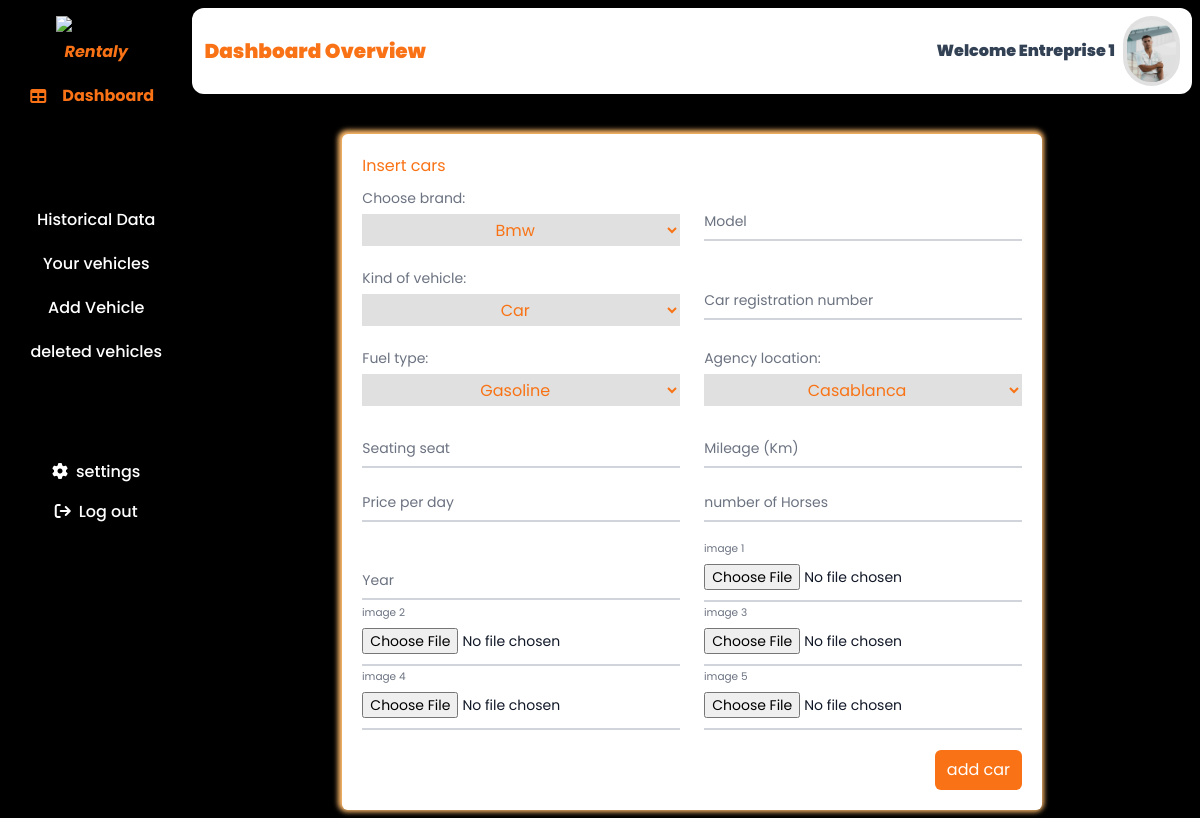
/admin_area/add_cars.php?user_id=1, run on the app's committed database.
### tables this page shows
CREATE TABLE IF NOT EXISTS `users` (
  `user_id` int(11) NOT NULL AUTO_INCREMENT,
  `first_name` varchar(255) DEFAULT NULL,
  `last_name` varchar(255) DEFAULT NULL,
  `phone_number` varchar(255) DEFAULT NULL,
  `role` varchar(255) DEFAULT NULL,
  `email` varchar(255) DEFAULT NULL,
  `profile_image` varchar(255) DEFAULT NULL,
  `username` varchar(255) DEFAULT NULL,
  `user_password` varchar(255) DEFAULT NULL,
  `responsable_id` int(11) DEFAULT NULL,
  PRIMARY KEY (`user_id`),
  KEY `responsable_id` (`responsable_id`)
);

### admin_area/add_cars.php (the view, shortened to what the rows shown need)
<?php
    include '../includes/connect.php';
    $user_id=$_GET['user_id'];
    $query="SELECT first_name,last_name,profile_image FROM users WHERE user_id=$user_id";
    $result=mysqli_query($connect,$query);
    $result=mysqli_fetch_assoc($result);
    $image=$result['profile_image'];
    $firstName=$result['first_name'];
    $lastName=$result['last_name'];
?>
<!DOCTYPE html>
<html lang="en">
<head>
    <link rel="stylesheet" href="../style.css">
    <link rel="stylesheet" href="../output.css">
    <link rel="stylesheet" href="https://cdnjs.cloudflare.com/ajax/libs/font-awesome/6.5.1/css/all.min.css"/>
</head>
<body>
    <div class="flex w-full min-h-screen bg-black gap-2 p-2 relative">
        <div class="basis-[85%]  h-[100%]">
            <div class="bg-white text-right py-2 px-3 rounded-xl sticky top-0 right-0 z-50 ">
                <div class="flex justify-between items-center">
                     <h1 class="text-orange text-xl font-black">Dashboard Overview</h1>
                    <div class="flex items-center justify-between w-[30%]">
                        <?php
                            echo'<h1 class=" basis-[80%] mr-2 text-blue font-black">Welcome '.ucwords($firstName).' '.ucwords($lastName).'</h1>';
                        ?>
                        <div class="bg-grey basis-[20%] rounded-full p-1" style="height:70px;">
                            <img src="<?php echo '../images_profile/' . $image; ?>" alt="" class="filter brightness-100 rounded-full object-cover h-full" width="100%" height="100%">
                        </div>
                    </div>
                </div>
            </div>
                        </div>
                    </div>
</body>
</html>

### data on the page
users: first_name "Entreprise", last_name "1", profile_image (picture)

### other printed values
form field location "Casablanca"
